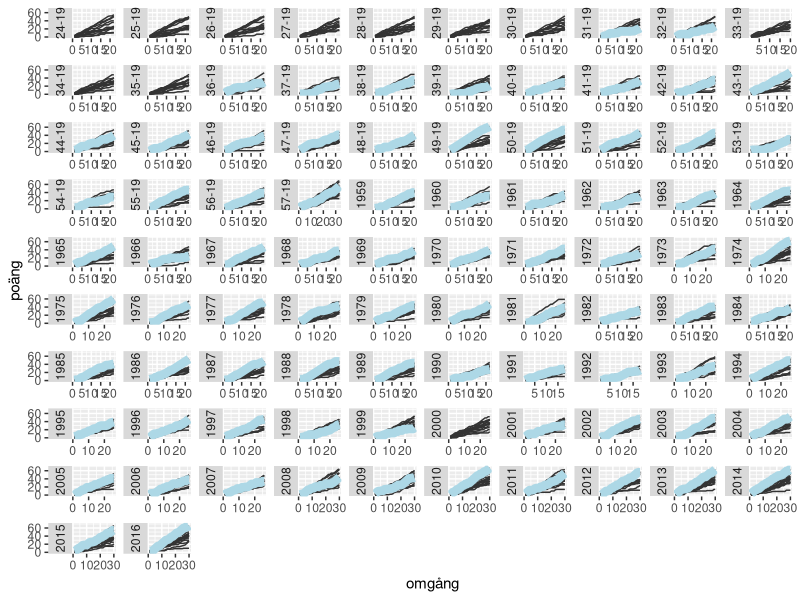

This figure's R source: (Note: this script raises an error after producing the figure.)
# Maratontabell
library(tidyverse)
library(ggrepel)

dat_match <- read_csv("Allsvenska/Data_out/Alls_matcher.csv")

dat_long <- dat_match %>% 
  select(-domare, -publik) %>% 
  mutate(segrare = ifelse(hemmamal == bortamal, "lika", 
                          ifelse(hemmamal > bortamal, "hemma", "borta")),
         id = 1:n()) %>% 
  pivot_longer(-c(hemmamal, bortamal, datum, sasong, segrare, id), 
               names_to = "plats", values_to = "lag") %>% 
  mutate(status = ifelse(plats == segrare, "seger",
                         ifelse(segrare == "lika", "lika", "förlust")),
         gjorda_mål = ifelse(plats == "hemma", hemmamal, bortamal),
         insläppta_mål = ifelse(plats == "hemma", bortamal, hemmamal)) %>% 
  arrange(datum) %>% 
  group_by(lag, sasong) %>% 
  mutate(vunna = cumsum(status == "seger"),
         oavgjorda = cumsum(status == "lika"),
         förluster = cumsum(status == "förlust"),
         gjorda_mål = cumsum(gjorda_mål),
         insläppta_mål = cumsum(insläppta_mål),
         omgång = 1:n()) %>% 
  mutate(måldifferens = gjorda_mål - insläppta_mål,
         poäng = oavgjorda + 3 * vunna) %>% 
  ungroup()

g1 <- dat_long %>% 
  ggplot(aes(omgång, poäng, group = lag)) +
  geom_line(col = "grey20") +
  geom_line(data = . %>% filter(lag == "Malmö"), col = "lightblue", size = 3) +
  facet_wrap(~ gsub("_", "-", sasong), scale = "free_x", strip.position = "left")
g1

dat_long <- dat_long %>% 
  left_join(dat_teams_col %>% rename("lag" = "Lag")) %>% 
  mutate(Color = ifelse(is.na(Color), "grey20", Color)) %>% 
  filter(sasong == 2010)

dat_long <- dat_long %>% 
  arrange(lag) %>% 
  filter(Color != "grey20")

dat_long <- rbind(dat_long, dat_long %>% filter(omgång == 1) %>% mutate(omgång = 0, poäng = 0))

g2 <- ggplot(dat_long, aes(omgång, poäng, col = lag)) +
  # geom_smooth(size = 2, span = 0.2, se = F) +
  geom_line(size = 2, alpha = 0.75) +
  geom_point(data = dat_long) +
  geom_point(aes(x = omgång + 1), data = dat_long %>% filter(omgång == max(omgång))) +
  geom_text_repel(aes(x = omgång + 1, label = paste0(lag, ", ", poäng, "p")), 
                  data = dat_long %>% filter(omgång == max(omgång)), 
                  hjust = 0, direction = "y", nudge_x = 1) +
  scale_color_manual(values = unique(dat_long$Color)) +
  facet_wrap(~ gsub("_", "-", sasong), scale = "free_x", strip.position = "left") +
  theme_bw() +
  theme(legend.position = "none") +
  coord_cartesian(xlim = c(0, 40))
g2
